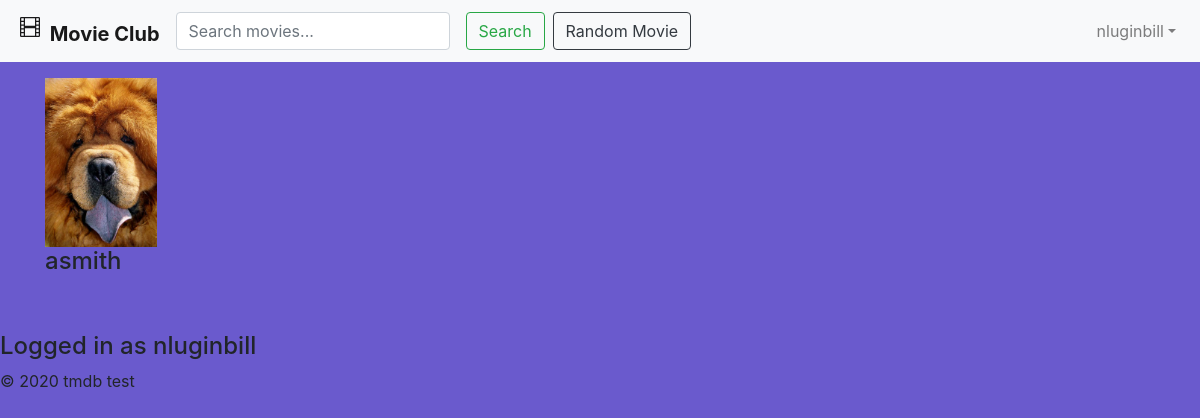
Screenshot of /index.php?action=showProfile&profileUser=asmith (signed in) with the database file from the repository.
### tables this page shows
CREATE TABLE `users` (
  `userID` int(11) NOT NULL,
  `email` varchar(128) NOT NULL,
  `username` varchar(128) NOT NULL,
  `password` varchar(256) NOT NULL,
  `proPic` varchar(256) NOT NULL
);

### model/userDB.php (called while the page is built, shortened)
<?php
class UserDB {
    public static function getUserByUserName($username) {
        $db = Database::getDB();
        $query = 'SELECT * FROM Users
                  WHERE username = :username';
        $statement = $db->prepare($query);
        $statement->bindValue(":username", $username);
        $statement->execute();
        $row = $statement->fetch(PDO::FETCH_ASSOC);
        $user = new User($row['email'], $row['username'], '', $row['proPic']);
        $user->setUserID($row['userID']);
        return $user;
    }
}

### model/user.php (called while the page is built, shortened)
<?php
class User {
    private $userID, $email, $username, $password, $proPic;
    function __construct($email, $username, $password, $proPic) {
        $this->username = $username;
        $this->proPic = $proPic;
    }
    function getProPic() {
        return $this->proPic;
    }
    public function getUsername() {
        return $this->username;
    }
}

### account/profile.php (the view)
<?php include 'view/header.php'; ?>
<div class="container">
    <div class="row">
        <div class="col-sm">
            <img class="mt-3" src="<?php echo Middleware::xecho($profileUser->getProPic()); ?>" style="width: 7rem">
            <h4><?php echo Middleware::xecho($profileUser->getUsername()); ?></h4>
        </div>
    </div>
</div>
<?php include 'view/footer.php'; ?>

### view/header.php (shortened to what this page needs)
<!DOCTYPE html>
<html>
    <head>
        <link rel="stylesheet" href="https://maxcdn.bootstrapcdn.com/bootstrap/4.0.0/css/bootstrap.min.css">
        <link rel="stylesheet" href="./main.css">
    </head>
    <body>
        <nav class="navbar navbar-expand-lg navbar-light bg-light">
            <div class="collapse navbar-collapse" id="navbarToggler">
                <a class="navbar-brand" href="index.php?action=main">
                    <b>Movie Club</b>
                </a>
                <form class="form-inline" method="post" action="index.php">
                    <input class="form-control mr-sm-2" type="search" placeholder="Search movies..." aria-label="Search" name="search">
                    <button class="btn btn-outline-success m-2 my-sm-0" type="submit">Search</button>
                    <a href="index.php?action=rater"><button type="button" class="btn btn-outline-dark my-2 my-sm-0">Random Movie</button></a>
                </form>
            </div>
            <?php if ($_SESSION['loginUser'] === 'defaultUser') { ?>
                <ul class="nav navbar-nav ml-auto mt-2 mt-lg-0">
                    <li class="nav-item active p-3">
                        <a class="navlink" href="index.php?action=login">Log In</a>
                    </li>
                    <li class="nav-item p-3">
                        <a class="navlink" href="index.php?action=register">Register</a>
                    </li>
                </ul>
            <?php } else { ?>
                <ul class="navbar-nav">
                    <li class="nav-item dropdown">
                        <a class="nav-link dropdown-toggle" href="#" id="navbarDropdown"
                           role="button" data-toggle="dropdown" aria-haspopup="true" aria-expanded="false"><?php echo $user->getUsername() ?></a>
                    </li>
                </ul>
            <?php } ?>
        </nav>

### model/middleware.php
<?php
class Middleware {
    public static function xssafe($data, $encoding = 'UTF-8') {
        return htmlspecialchars($data, ENT_QUOTES | ENT_HTML401, $encoding);
    }
    public static function xecho($data) {
        echo self::xssafe($data);
    }
}

### view/footer.php (shortened to what this page needs)
<footer class="mt-5">
    <?php if ($_SESSION['loginUser'] !== 'defaultUser') { ?>
        <h4>Logged in as <?php echo $user->getUsername(); ?></h4>
    <?php } ?>
    <p class="copyright">
        &copy; <?php echo date("Y"); ?> tmdb test
    </p>
</footer>
</body>
</html>

### main.css (style rules this page uses)
body, html { height: 100%; }
body { background-color: slateblue; }

### rows the page displays
users: username "nluginbill"
users: proPic (picture), username "asmith"
